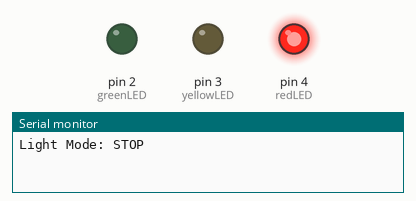
The sketch below on a simulated Arduino Uno, built with avr-gcc and run on an emulated ATmega328P. Shown: output pins drawn as LEDs (lit = HIGH), the last lines printed to the serial monitor.

Above: at 1.0 s.
At 2.5 s:
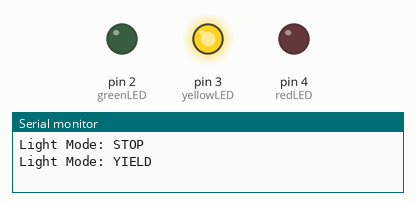
At 4.2 s:
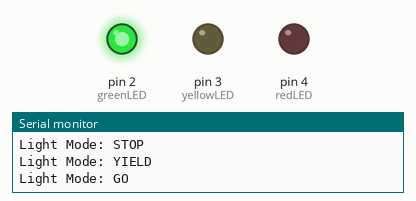
Timing chart, 0 to 7.2 s (numbered marks = the images above):
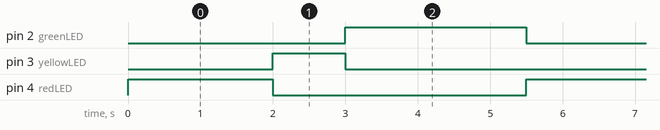

The sketch:

Traffic_Lights_code.ino
```cpp
int greenLED = 2;
int yellowLED = 3;
int redLED = 4;
void setup() {
  // put your setup code here, to run once:
pinMode(greenLED,OUTPUT);
pinMode(yellowLED,OUTPUT);
pinMode(redLED,OUTPUT);

digitalWrite(greenLED, LOW);
digitalWrite(yellowLED, LOW);
digitalWrite(redLED, LOW);

Serial.begin(9600);
}

void loop() {
  // put your main code here, to run repeatedly:
//Stop Mode
digitalWrite(greenLED, LOW);
digitalWrite(yellowLED, LOW);
digitalWrite(redLED, HIGH);
Serial.println("Light Mode: STOP");
delay(2000);

//Yield Mode
digitalWrite(greenLED, LOW);
digitalWrite(yellowLED, HIGH);
digitalWrite(redLED, LOW);
Serial.println("Light Mode: YIELD");
delay(1000);

//Go Mode
digitalWrite(greenLED, HIGH);
digitalWrite(yellowLED, LOW);
digitalWrite(redLED, LOW);
Serial.println("Light Mode: GO");
delay(2500);
}
```

Measured:
- by itself, pin 2 (greenLED): alternates HIGH for 2.5 s and LOW for 3.0 s
- by itself, pin 3 (yellowLED): alternates HIGH for 1.0 s and LOW for 4.5 s
- by itself, pin 4 (redLED): alternates HIGH for 2.0 s and LOW for 3.5 s
